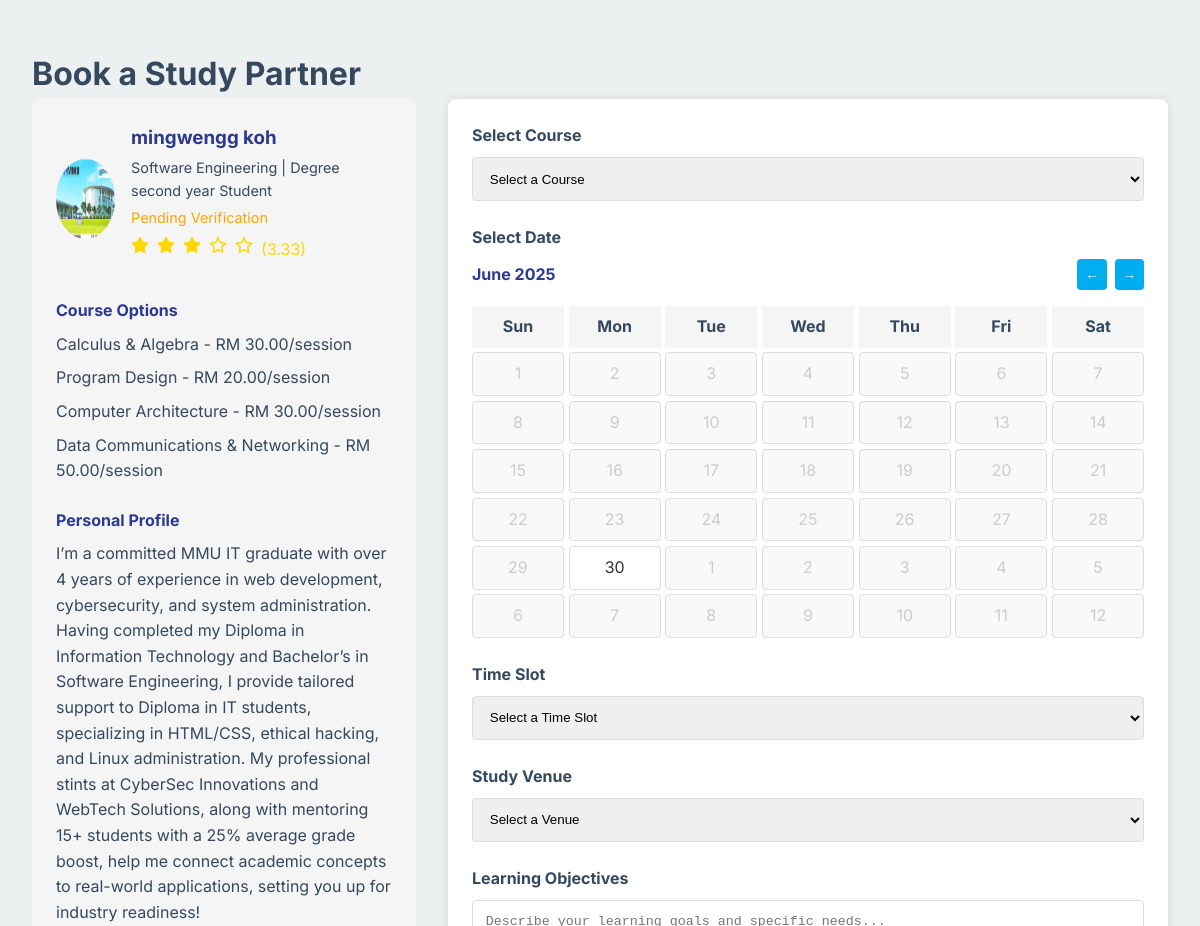
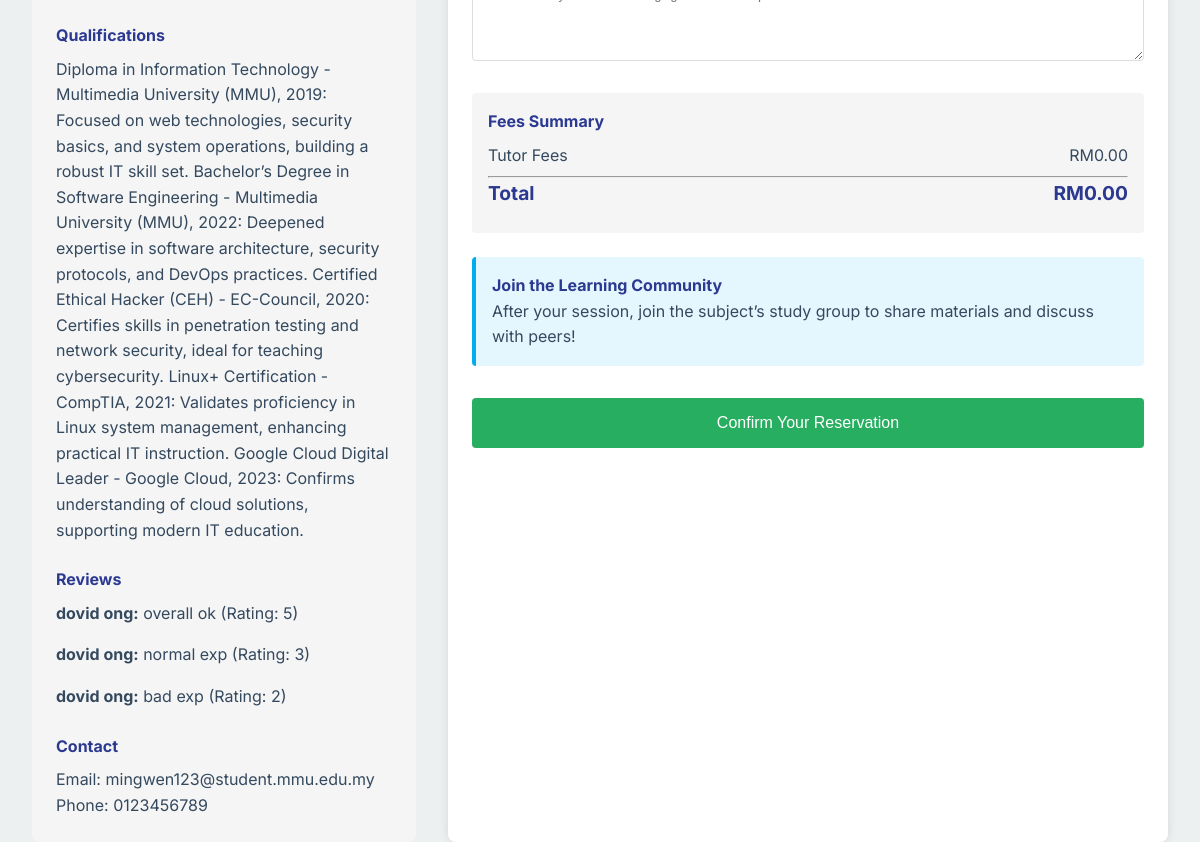
Screenshot of /appointments.php (signed in) with the database file from the repository (2 pictures, top to bottom).
### tables this page shows
CREATE TABLE `tutorprofile` (
  `user_id` int(11) NOT NULL,
  `major` varchar(100) DEFAULT NULL,
  `year` varchar(50) DEFAULT NULL,
  `bio` text DEFAULT NULL,
  `qualifications` text DEFAULT NULL,
  `is_verified` tinyint(1) DEFAULT 0,
  `rating` decimal(3,2) DEFAULT 0.00,
  `total_sessions` int(11) DEFAULT 0,
  `program` varchar(255) DEFAULT NULL,
  `status` varchar(50) DEFAULT NULL
);

CREATE TABLE `user` (
  `user_id` int(11) NOT NULL,
  `username` varchar(50) NOT NULL,
  `password` varchar(255) DEFAULT NULL,
  `email` varchar(100) NOT NULL,
  `role` enum('student','tutor','admin') NOT NULL,
  `first_name` varchar(50) NOT NULL,
  `last_name` varchar(50) NOT NULL,
  `phone` varchar(20) DEFAULT NULL,
  `profile_image` varchar(255) DEFAULT NULL,
  `is_active` tinyint(1) DEFAULT 1,
  `created_at` timestamp NOT NULL DEFAULT current_timestamp(),
  `last_login` datetime DEFAULT NULL,
  `reset_token_hash` varchar(64) DEFAULT NULL,
  `reset_token_expires_at` datetime DEFAULT NULL
);

CREATE TABLE `tutorsubject` (
  `id` int(11) NOT NULL,
  `tutor_id` int(11) NOT NULL,
  `course_id` int(11) DEFAULT NULL,
  `hourly_rate` decimal(10,2) NOT NULL DEFAULT 0.00
);

CREATE TABLE `course` (
  `id` int(11) NOT NULL,
  `course_name` varchar(100) NOT NULL,
  `details` text DEFAULT NULL,
  `status` enum('active','inactive') DEFAULT 'active',
  `created_at` timestamp NOT NULL DEFAULT current_timestamp(),
  `updated_at` timestamp NOT NULL DEFAULT current_timestamp() ON UPDATE current_timestamp()
);

CREATE TABLE `review` (
  `review_id` int(11) NOT NULL,
  `session_id` int(11) NOT NULL,
  `student_id` int(11) NOT NULL,
  `tutor_id` int(11) NOT NULL,
  `rating` int(11) NOT NULL,
  `comment` text DEFAULT NULL,
  `is_approved` tinyint(1) DEFAULT 0,
  `approved_by` int(11) DEFAULT NULL,
  `created_at` timestamp NOT NULL DEFAULT current_timestamp()
);

### appointments.php (the view, shortened to what this page needs)
<?php
require_once 'db_connection.php';
$tutor_id = isset($_GET['tutor_id']) ? intval($_GET['tutor_id']) : 16;
$tutor_query = "SELECT u.*, tp.* FROM user u
                JOIN tutorprofile tp ON u.user_id = tp.user_id
                WHERE u.user_id = ? AND u.role = 'tutor'";
$stmt = $conn->prepare($tutor_query);
$stmt->bind_param("i", $tutor_id);
$stmt->execute();
$tutor_result = $stmt->get_result();
$tutor = $tutor_result->fetch_assoc();
$courses_query = "SELECT c.*, ts.hourly_rate FROM course c
                 JOIN tutorsubject ts ON c.id = ts.course_id
                 WHERE ts.tutor_id = ?";
$stmt = $conn->prepare($courses_query);
$stmt->bind_param("i", $tutor_id);
$stmt->execute();
$courses_result = $stmt->get_result();
$courses = [];
while ($row = $courses_result->fetch_assoc()) {
    $courses[] = $row;
}
$reviews_query = "SELECT r.*, u.first_name, u.last_name
                 FROM review r
                 JOIN user u ON r.student_id = u.user_id
                 WHERE r.tutor_id = ? AND r.is_approved = 1";
$stmt = $conn->prepare($reviews_query);
$stmt->bind_param("i", $tutor_id);
$stmt->execute();
$reviews_result = $stmt->get_result();
$reviews = [];
while ($row = $reviews_result->fetch_assoc()) {
    $reviews[] = $row;
}
?>
<?php include 'header/stud_head.php'; ?>
<div class="main">
    <h1>Book a Study Partner</h1>
    <div class="appointment-section" style="display: flex; gap: 2rem; margin-bottom: 2rem;">
        <div class="tutor-info" style="flex: 1; background: #f5f5f5; padding: 1.5rem; border-radius: 8px;">
            <div class="tutor-profile" style="display: flex; align-items: center; margin-bottom: 1rem;">
                <div class="tutor-image" style="width: 80px; height: 80px; border-radius: 50%; margin-right: 1rem; background: #ddd;">
                    <?php if (!empty($tutor['profile_image'])): ?>
                        <img src="<?php echo htmlspecialchars($tutor['profile_image']); ?>" alt="Tutor Avatar" style="width: 100%; height: 100%; border-radius: 50%;">
                    <?php endif; ?>
                </div>
                <div class="tutor-details">
                    <h3 style="margin: 0; color: #2B3990;"><?php echo htmlspecialchars($tutor['first_name'] . ' ' . $tutor['last_name']); ?></h3>
                    <p style="margin: 0.2rem 0; font-size: 0.9rem;"><?php echo htmlspecialchars($tutor['major']); ?> | <?php echo htmlspecialchars($tutor['year']); ?> Student</p>
                    <p style="margin: 0.2rem 0; font-size: 0.9rem; color: <?php echo $tutor['is_verified'] ? 'green' : 'orange'; ?>;">
                        <?php echo $tutor['is_verified'] ? 'Verified' : 'Pending Verification'; ?>
                    </p>
                    <div class="rating" style="color: gold; margin-top: 0.5rem;">
                        <?php
                        $rating = $tutor['rating'] ?? 0;
                        for ($i = 1; $i <= 5; $i++) {
                            if ($i <= floor($rating)) {
                                echo '<i class="fas fa-star"></i>';
                            } elseif ($i - 0.5 <= $rating) {
                                echo '<i class="fas fa-star-half-alt"></i>';
                            } else {
                                echo '<i class="far fa-star"></i>';
                            }
                        }
                        echo " ({$rating})";
                        ?>
                    </div>
                </div>
            </div>
            <div class="tutor-subjects">
                <h4 style="color: #2B3990; font-weight: bold; margin: 1.5rem 0 0.5rem;">Course Options</h4>
                <ul style="list-style: none; padding: 0;">
                    <?php foreach ($courses as $course): ?>
                        <li style="margin-bottom: 0.5rem;">
                            <?php echo htmlspecialchars($course['course_name']); ?> - RM <?php echo number_format($course['hourly_rate'], 2); ?>/session
                        </li>
                    <?php endforeach; ?>
                </ul>
            </div>
            <div class="tutor-bio">
                <h4 style="color: #2B3990; font-weight: bold; margin: 1.5rem 0 0.5rem;">Personal Profile</h4>
                <p><?php echo htmlspecialchars($tutor['bio'] ?? 'No bio provided'); ?></p>
            </div>
            <div class="tutor-qualifications">
                <h4 style="color: #2B3990; font-weight: bold; margin: 1.5rem 0 0.5rem;">Qualifications</h4>
                <p><?php echo htmlspecialchars($tutor['qualifications'] ?? 'No qualifications provided'); ?></p>
            </div>
            <div class="tutor-reviews">
                <h4 style="color: #2B3990; font-weight: bold; margin: 1.5rem 0 0.5rem;">Reviews</h4>
                <?php if (count($reviews) > 0): ?>
                    <?php foreach ($reviews as $review): ?>
                        <div style="margin-bottom: 1rem;">
                            <p><strong><?php echo htmlspecialchars($review['first_name'] . ' ' . $review['last_name']); ?>:</strong>
                                <?php echo htmlspecialchars($review['comment']); ?> (Rating: <?php echo $review['rating']; ?>)</p>
                        </div>
                    <?php endforeach; ?>
                <?php else: ?>
                    <p>No reviews yet</p>
                <?php endif; ?>
            </div>
            <div class="tutor-contact">
                <h4 style="color: #2B3990; font-weight: bold; margin: 1.5rem 0 0.5rem;">Contact</h4>
                <p>Email: <?php echo htmlspecialchars($tutor['email']); ?></p>
                <p>Phone: <?php echo htmlspecialchars($tutor['phone'] ?? 'Not provided'); ?></p>
            </div>
        </div>
        <div class="booking-form" style="flex: 2; background: white; padding: 1.5rem; border-radius: 8px; box-shadow: 0 0 10px rgba(0, 0, 0, 0.1);">
            <form id="appointmentForm" method="POST" action="confirm_booking.php">
                <div class="form-group" style="margin-bottom: 1.5rem;">
                    <label for="course" style="display: block; margin-bottom: 0.5rem; font-weight: bold;">Select Course</label>
                    <select id="course" name="course_id" required style="width: 100%; padding: 0.8rem; border: 1px solid #ddd; border-radius: 4px;">
                        <option value="">Select a Course</option>
                    </select>
                </div>
                <div class="form-group" style="margin-bottom: 1.5rem;">
                    <label style="display: block; margin-bottom: 0.5rem; font-weight: bold;">Select Date</label>
                    <div class="calendar" style="margin-bottom: 1.5rem;">
                        <div class="calendar-header" style="display: flex; justify-content: space-between; align-items: center; margin-bottom: 1rem;">
                            <h4 style="color: #2B3990;"><?php echo date('F Y'); ?></h4>
                            <div class="calendar-nav" style="display: flex; gap: 0.5rem;">
                                <button type="button" id="prev-month" style="background: #00AEEF; color: white; border: none; padding: 0.5rem; border-radius: 4px; cursor: pointer;">←</button>
                                <button type="button" id="next-month" style="background: #00AEEF; color: white; border: none; padding: 0.5rem; border-radius: 4px; cursor: pointer;">→</button>
                            </div>
                        </div>
                        <div class="calendar-grid" style="display: grid; grid-template-columns: repeat(7, 1fr); gap: 0.3rem;"></div>
                    </div>
                </div>
                <div class="form-group" style="margin-bottom: 1.5rem;">
                    <label for="time_slot" style="display: block; margin-bottom: 0.5rem; font-weight: bold;">Time Slot</label>
                    <select id="time_slot" name="time_slot" required style="width: 100%; padding: 0.8rem; border: 1px solid #ddd; border-radius: 4px;">
                        <option value="">Select a Time Slot</option>
                    </select>
                </div>
                <div class="form-group" style="margin-bottom: 1.5rem;">
                    <label for="location" style="display: block; margin-bottom: 0.5rem; font-weight: bold;">Study Venue</label>
                    <select id="location" name="location_id" required style="width: 100%; padding: 0.8rem; border: 1px solid #ddd; border-radius: 4px;">
                        <option value="">Select a Venue</option>
                    </select>
                </div>
                <div class="form-group" style="margin-bottom: 1.5rem;">
                    <label for="notes" style="display: block; margin-bottom: 0.5rem; font-weight: bold;">Learning Objectives</label>
                    <textarea id="notes" name="notes" rows="4" placeholder="Describe your learning goals and specific needs..." style="width: 100%; padding: 0.8rem; border: 1px solid #ddd; border-radius: 4px;"></textarea>
                </div>
                <div class="price-summary" style="background: #f5f5f5; padding: 1rem; border-radius: 4px; margin-top: 1.5rem;">
                    <h4 style="color: #2B3990; margin-bottom: 0.5rem;">Fees Summary</h4>
                    <div class="price-row" style="display: flex; justify-content: space-between; margin-bottom: 0.5rem;">
                        <span>Tutor Fees</span>
                        <span id="tutor-fee">RM0.00</span>
                    </div>
                    <hr>
                    <div class="price-row" style="display: flex; justify-content: space-between; margin-bottom: 0.5rem; font-weight: bold; color: #2B3990; font-size: 1.2rem;">
                        <span>Total</span>
                        <span id="total-fee">RM0.00</span>
                    </div>
                </div>
                <div class="community-box" style="background: rgba(0, 174, 239, 0.1); padding: 1rem; border-radius: 4px; margin-top: 1.5rem; border-left: 4px solid #00AEEF;">
                    <h4 style="color: #2B3990; margin: 0;">Join the Learning Community</h4>
                    <p>After your session, join the subject’s study group to share materials and discuss with peers!</p>
                </div>
                <div class="form-group" style="margin-top: 2rem;">
                    <button type="submit" class="btn btn-success btn-block" style="width: 100%; background: #27ae60; color: white; padding: 1rem; border-radius: 4px; border: none; cursor: pointer;">Confirm Your Reservation</button>
                </div>
            </form>
        </div>
    </div>
</div>

### header/stud_head.php (style rules this page uses)
:root { --primary: #2c3e50; --secondary: #3498db; --success: #27ae60; --danger: #e74c3c; --warning: #f39c12; --light: #ecf0f1; --dark: #34495e; --gray: #bdc3c7; --light-gray: #f8f9fa; --dark-gray: #7f8c8d; --yellow-hover: #FFD700; }
* { margin: 0; padding: 0; box-sizing: border-box; }
.main { max-width: 1400px; margin: 3rem auto; padding: 0 2rem; }
.btn { padding: 0.75rem 1.5rem; border: none; border-radius: 8px; cursor: pointer; text-decoration: none; text-align: center; font-size: 1rem; font-weight: 500; transition: all 0.3s; display: inline-flex; align-items: center; justify-content: center; gap: 0.75rem; }
.btn-success { background: var(--success); color: white; }
.form-group { margin-bottom: 2rem; }
.form-group label { display: block; margin-bottom: 0.75rem; font-weight: 600; color: var(--dark); font-size: 1rem; }
.rating { display: flex; gap: 0.5rem; margin-bottom: 0.75rem; }

### rows the page displays
tutorprofile: user_id.profile_image (picture), user_id.last_name "mingwengg koh", major "Software Engineering", year "Degree second year", rating "3.33", bio "I’m a committed MMU IT graduate with over 4 years of experience in web development, cybersecurity, and system administration. Having completed my Diploma in Information Technology and Bachelor’s in Software Engineering, I provide tailored support to Diploma in IT students, specializing in HTML/CSS, ethical hacking, and Linux administration. My professional stints at CyberSec Innovations and WebTech Solutions, along with mentoring 15+ students with a 25% average grade boost, help me connect academic concepts to real-world applications, setting you up for industry readiness!", qualifications "Diploma in Information Technology - Multimedia University (MMU), 2019: Focused on web technologies, security basics, and system operations, building a robust IT skill set. Bachelor’s Degree in Software Engineering - Multimedia University (MMU), 2022: Deepened expertise in software architecture, security protocols, and DevOps practices. Certified Ethical Hacker (CEH) - EC-Council, 2020: Certifies skills in penetration testing and network security, ideal for teaching cybersecurity. Linux+ Certification - CompTIA, 2021: Validates proficiency in Linux system management, enhancing practical IT instruction. Google Cloud Digital Leader - Google Cloud, 2023: Confirms understanding of cloud…", user_id.email "mingwen123@student.mmu.edu.my", user_id.phone "0123456789"
tutorsubject: course.course_name "Calculus & Algebra", hourly_rate "30.00"
tutorsubject: course.course_name "Program Design", hourly_rate "20.00"
tutorsubject: course.course_name "Computer Architecture", hourly_rate "30.00"
tutorsubject: course.course_name "Data Communications & Networking", hourly_rate "50.00"
review: student.last_name "dovid ong", comment "overall ok", rating "5"
review: student.last_name "dovid ong", comment "normal exp", rating "3"
review: student.last_name "dovid ong", comment "bad exp", rating "2"
